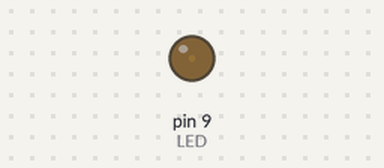
A sketch run on a simulated Arduino Uno, built with avr-gcc and run on an emulated ATmega328P. Parts: output pins drawn as LEDs (lit = HIGH).

Above: at 0.05 s.
At 1.15 s:
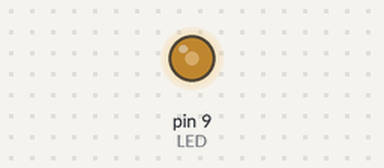
At 2.3 s:
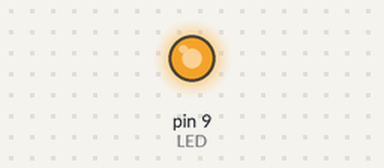
At 4.55 s:
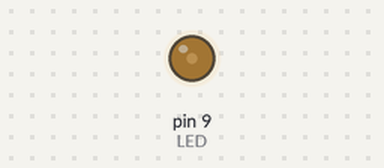
Timing chart, 0 to 6.6 s (numbered marks = the images above):
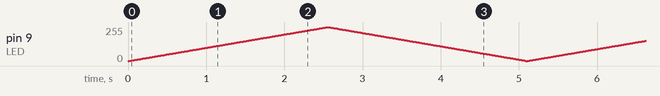

The sketch:

fade_in_out.ino
```cpp
const int LED = 9;
int i = 0;

void setup(){
  pinMode(LED, OUTPUT);
}

void loop(){
  for (i = 0; i<255; i++) { //0から254までループ、どんどん明るくする
    analogWrite(LED, i); //LEDの明るさをセット
    delay(10);
  }

  for (i = 255; i > 1; i--) { //255から1までループ、暗くする
    analogWrite(LED, i);
    delay(10);
  }
}
```
